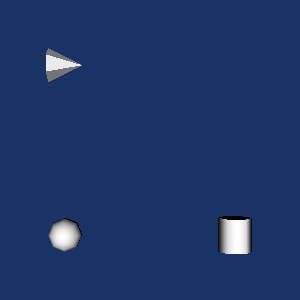

Reproduce this figure in Python.
#!/usr/bin/env python
# Demonstrate vtkBalloonWidget with hover tooltips on sphere, cylinder, and cone actors.

import vtkmodules.vtkInteractionStyle  # noqa: F401
import vtkmodules.vtkRenderingFreeType  # noqa: F401
import vtkmodules.vtkRenderingOpenGL2  # noqa: F401

import os

from vtkmodules.vtkFiltersSources import (
    vtkConeSource,
    vtkCylinderSource,
    vtkSphereSource,
)
from vtkmodules.vtkInteractionWidgets import (
    vtkBalloonRepresentation,
    vtkBalloonWidget,
)
from vtkmodules.vtkIOImage import vtkTIFFReader
from vtkmodules.vtkRenderingCore import (
    vtkActor,
    vtkPolyDataMapper,
    vtkPropPicker,
    vtkRenderWindow,
    vtkRenderWindowInteractor,
    vtkRenderer,
)

# Dataset: balloon tooltip image
data_dir = os.environ.get("VPE_DATA_DIR", os.path.dirname(os.path.abspath(__file__)))
image_reader = vtkTIFFReader()
image_reader.SetFileName(os.path.join(data_dir, "beach.tif"))
image_reader.SetOrientationType(4)

# Source + Mapper + Actor: sphere
sphere = vtkSphereSource()
sphere_mapper = vtkPolyDataMapper()
sphere_mapper.SetInputConnection(sphere.GetOutputPort())
sphere_actor = vtkActor()
sphere_actor.SetMapper(sphere_mapper)

# Source + Mapper + Actor: cylinder
cylinder = vtkCylinderSource()
cylinder_mapper = vtkPolyDataMapper()
cylinder_mapper.SetInputConnection(cylinder.GetOutputPort())
cylinder_actor = vtkActor()
cylinder_actor.SetMapper(cylinder_mapper)
cylinder_actor.AddPosition(5, 0, 0)

# Source + Mapper + Actor: cone
cone = vtkConeSource()
cone_mapper = vtkPolyDataMapper()
cone_mapper.SetInputConnection(cone.GetOutputPort())
cone_actor = vtkActor()
cone_actor.SetMapper(cone_mapper)
cone_actor.AddPosition(0, 5, 0)

# Renderer
renderer = vtkRenderer()
renderer.AddActor(sphere_actor)
renderer.AddActor(cylinder_actor)
renderer.AddActor(cone_actor)
renderer.SetBackground(0.1, 0.2, 0.4)

# Render window
render_window = vtkRenderWindow()
render_window.AddRenderer(renderer)
render_window.SetWindowName("balloon widget test")
render_window.SetSize(300, 300)

# Interactor
interactor = vtkRenderWindowInteractor()
interactor.SetRenderWindow(render_window)

picker = vtkPropPicker()
interactor.SetPicker(picker)


# Callbacks
def pick_callback(caller, event_string):
    prop = caller.GetViewProp()
    if prop is not None:
        balloon_widget.UpdateBalloonString(prop, "Picked")


picker.AddObserver("PickEvent", pick_callback)


def balloon_callback(widget, event_string):
    if widget.GetCurrentProp() is not None:
        print("Prop selected")


# Widget
balloon_rep = vtkBalloonRepresentation()
balloon_rep.SetBalloonLayoutToImageRight()

balloon_widget = vtkBalloonWidget()
balloon_widget.SetInteractor(interactor)
balloon_widget.SetRepresentation(balloon_rep)
balloon_widget.AddBalloon(sphere_actor, "This is a sphere", None)
balloon_widget.AddBalloon(cylinder_actor, "This is a\ncylinder", image_reader.GetOutput())
balloon_widget.AddBalloon(
    cone_actor,
    "This is a\ncone,\na really big cone,\nyou wouldn't believe how big",
    image_reader.GetOutput(),
)
balloon_widget.AddObserver("WidgetActivateEvent", balloon_callback)
balloon_widget.On()

interactor.Initialize()
interactor.Start()
